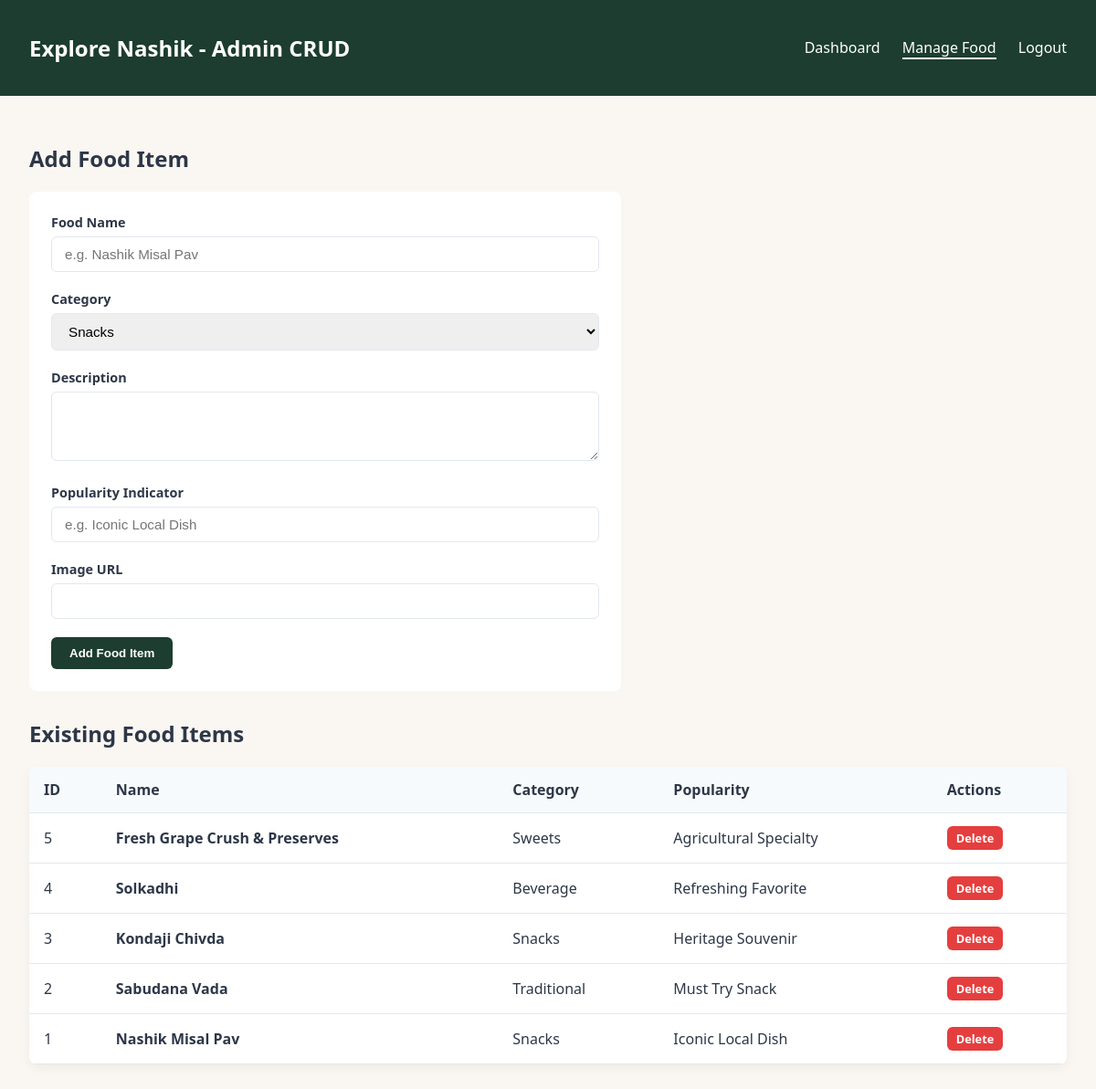
Screenshot of /php/admin/foods_manage.php (signed in) with the database file from the repository.
### tables this page shows
CREATE TABLE food (
    id INT AUTO_INCREMENT PRIMARY KEY,
    name VARCHAR(150) NOT NULL,
    category ENUM('Snacks', 'Traditional', 'Sweets', 'Street Food', 'Beverage') NOT NULL,
    description TEXT NOT NULL,
    popularity_indicator VARCHAR(100) DEFAULT 'Local Favorite',
    image VARCHAR(500) NOT NULL,
    created_at TIMESTAMP DEFAULT CURRENT_TIMESTAMP
);

### php/admin/foods_manage.php (the view, shortened to what this page needs)
<?php
require_once '../config/db.php';
$result = $conn->query("SELECT * FROM food ORDER BY id DESC");
?>
<!DOCTYPE html>
<html lang="en">
<head>
    <link rel="stylesheet" href="../css/admin.css">
</head>
<body>
    <div class="admin-navbar">
        <h2>Explore Nashik - Admin CRUD</h2>
        <div>
            <a href="index.php">Dashboard</a>
            <a href="foods_manage.php" style="border-bottom: 2px solid white;">Manage Food</a>
            <a href="../logout.php">Logout</a>
        </div>
    </div>
    <div class="admin-body">
        <h2>Add Food Item</h2>
        <div style="background: white; padding: 24px; border-radius: 8px; max-width: 600px; margin-bottom: 30px;">
            <form method="POST" action="foods_manage.php">
                <div class="form-group"><label>Food Name</label><input type="text" name="name" required placeholder="e.g. Nashik Misal Pav"></div>
                <div class="form-group"><label>Category</label>
                    <select name="category">
                        <option value="Snacks">Snacks</option>
                    </select>
                </div>
                <div class="form-group"><label>Description</label><textarea name="description" required rows="3"></textarea></div>
                <div class="form-group"><label>Popularity Indicator</label><input type="text" name="popularity_indicator" placeholder="e.g. Iconic Local Dish"></div>
                <div class="form-group"><label>Image URL</label><input type="url" name="image" required></div>
                <button type="submit" class="btn">Add Food Item</button>
            </form>
        </div>
        <h2>Existing Food Items</h2>
        <table class="admin-table">
            <thead>
                <tr><th>ID</th><th>Name</th><th>Category</th><th>Popularity</th><th>Actions</th></tr>
            </thead>
            <tbody>
                <?php if ($result && $result->num_rows > 0): ?>
                    <?php while ($row = $result->fetch_assoc()): ?>
                        <tr>
                            <td><?php echo $row['id']; ?></td>
                            <td><strong><?php echo htmlspecialchars($row['name']); ?></strong></td>
                            <td><?php echo htmlspecialchars($row['category']); ?></td>
                            <td><?php echo htmlspecialchars($row['popularity_indicator']); ?></td>
                            <td>
                                <a href="foods_manage.php?delete_id=<?php echo $row['id']; ?>" onclick="return confirm('Delete food item?');" class="btn btn-danger" style="padding: 4px 10px; font-size: 0.8rem;">Delete</a>
                            </td>
                        </tr>
                    <?php endwhile; ?>
                <?php endif; ?>
            </tbody>
        </table>
    </div>
</body>
</html>

### php/css/admin.css (style rules this page uses)
:root { --bg-color: #FAF7F2; --card-bg: #FFFFFF; --primary: #1C3D2F; --accent: #C85A32; --gold: #D4A359; --text-dark: #2D3748; --border: #E2E8F0; --danger: #E53E3E; --success: #38A169; }
body { font-family: 'Segoe UI', system-ui, -apple-system, sans-serif; background-color: var(--bg-color); color: var(--text-dark); margin: 0; padding: 0; }
.form-group { margin-bottom: 20px; }
.form-group label { display: block; font-weight: 600; font-size: 0.9rem; margin-bottom: 6px; }
.form-group input, .form-group select, .form-group textarea { width: 100%; padding: 10px 14px; box-sizing: border-box; border: 1px solid var(--border); border-radius: 6px; font-size: 0.95rem; }
.btn { display: inline-block; background-color: var(--primary); color: white; padding: 10px 20px; border: none; border-radius: 6px; font-weight: 600; cursor: pointer; text-decoration: none; transition: background 0.2s; }
.btn-danger { background-color: var(--danger); }
.admin-navbar { background: var(--primary); color: white; padding: 16px 32px; display: flex; justify-content: space-between; align-items: center; }
.admin-navbar a { color: white; text-decoration: none; margin-left: 20px; font-weight: 500; }
.admin-body { padding: 32px; max-width: 1200px; margin: 0 auto; }
.admin-table { width: 100%; border-collapse: collapse; background: white; border-radius: 8px; overflow: hidden; box-shadow: 0 4px 12px rgba(0,0,0,0.05); margin-top: 20px; }
.admin-table th, .admin-table td { padding: 14px 16px; text-align: left; border-bottom: 1px solid var(--border); }
.admin-table th { background: #F7FAFC; font-weight: 600; }

### rows the page displays
food: id "5", name "Fresh Grape Crush & Preserves", category "Sweets", popularity_indicator "Agricultural Specialty"
food: id "4", name "Solkadhi", category "Beverage", popularity_indicator "Refreshing Favorite"
food: id "3", name "Kondaji Chivda", category "Snacks", popularity_indicator "Heritage Souvenir"
food: id "2", name "Sabudana Vada", category "Traditional", popularity_indicator "Must Try Snack"
food: id "1", name "Nashik Misal Pav", category "Snacks", popularity_indicator "Iconic Local Dish"
